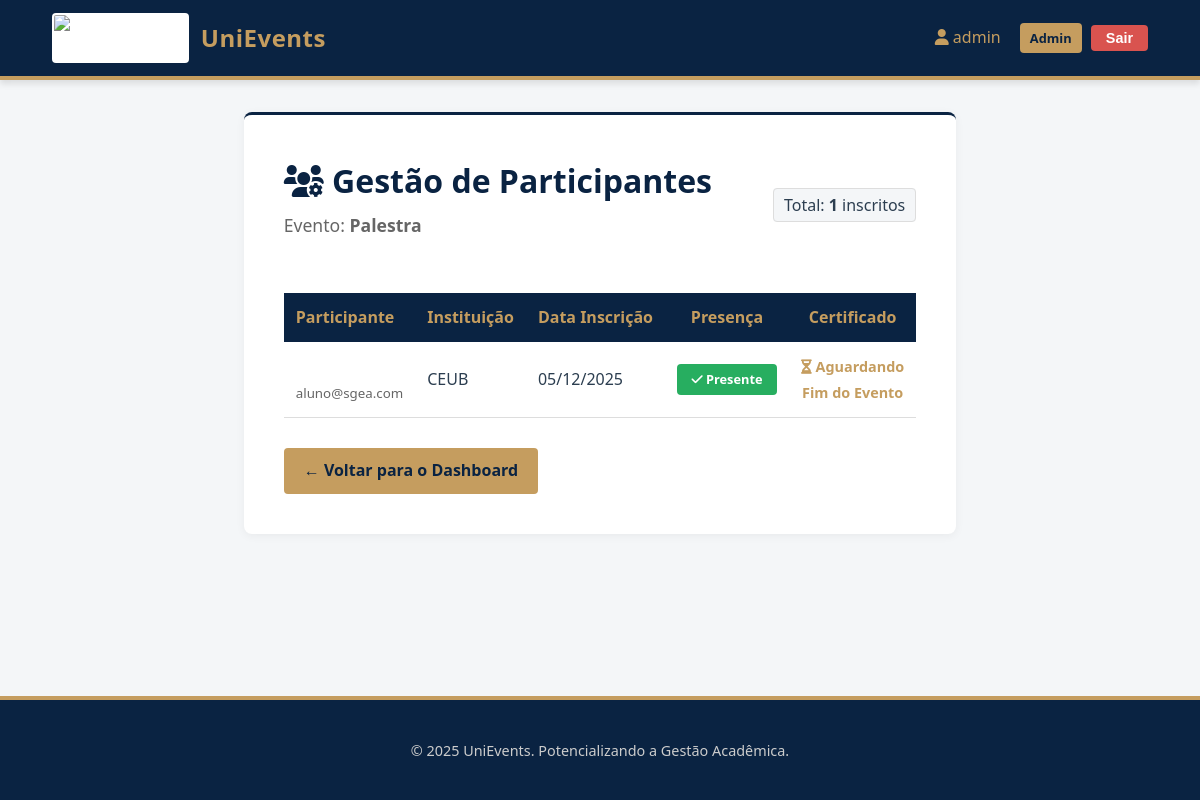
Page /evento/1/participantes/ (signed in) on the earlier database version.
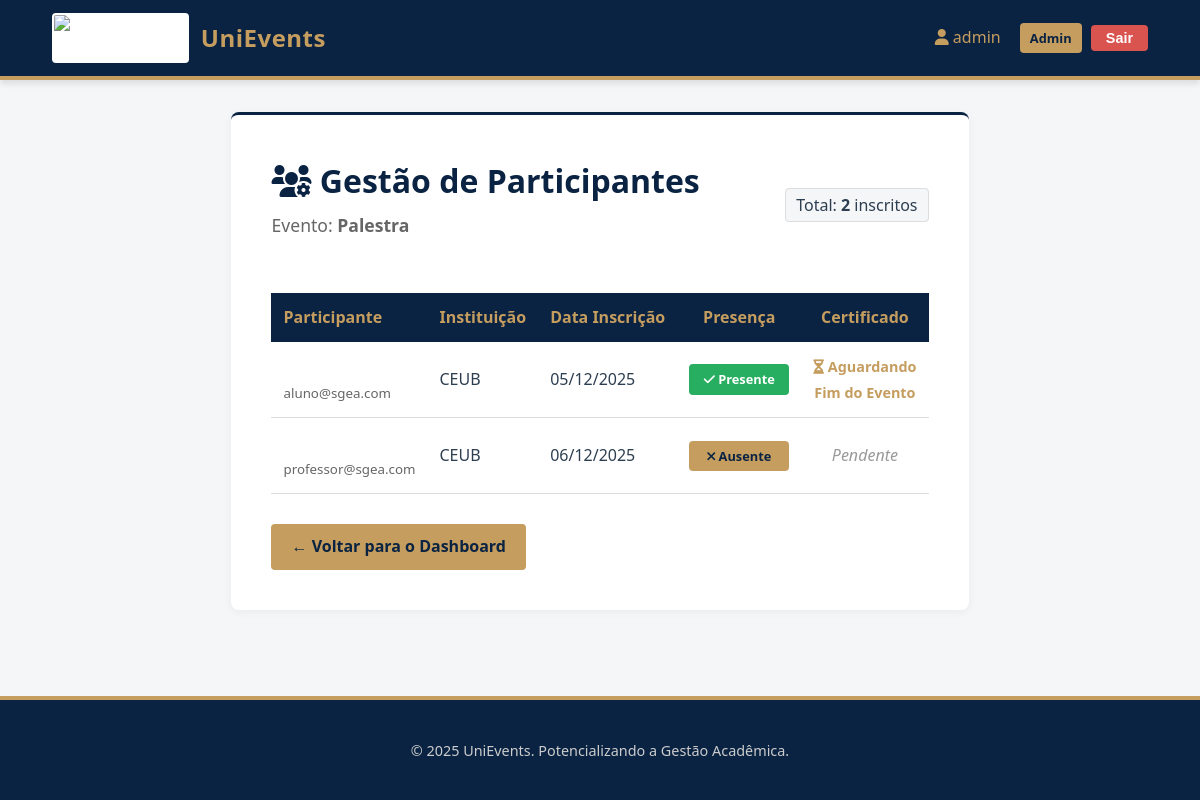
Same page on the later database version.
### sgea_app/models.py (models this page shows, shortened)
class Inscricao(models.Model):
    usuario = models.ForeignKey(settings.AUTH_USER_MODEL, on_delete=models.CASCADE, related_name="inscricoes")
    evento = models.ForeignKey(Evento, on_delete=models.CASCADE, related_name="inscricoes")
    data_inscricao = models.DateTimeField(auto_now_add=True)
    presenca = models.BooleanField(default=False, help_text="Indica se o participante esteve presente no evento.")
    class Meta:
        db_table = "inscricao"
        verbose_name = "Inscrição"
        verbose_name_plural = "Inscrições"
        unique_together = ('usuario', 'evento') # Garante que um usuário só se inscreva uma vez por evento

class Usuario(AbstractUser):
    PERFIL_CHOICES = (
        ('aluno', 'Aluno'),
        ('professor', 'Professor'),
        ('organizador', 'Organizador'),
    )
    telefone = models.CharField(max_length=15, blank=True, null=True, help_text="Telefone de contato do usuário.")
    instituicao_ensino = models.CharField(max_length=255, blank=True, null=True, help_text="Instituição de ensino (obrigatório para alunos e professores).")
    perfil = models.CharField(max_length=15, choices=PERFIL_CHOICES, default='aluno', help_text="Perfil do usuário no sistema.")
    class Meta:
        db_table = "usuario"
        verbose_name = "Usuário"
        verbose_name_plural = "Usuários"

### sgea_app/views.py (the view, shortened to what this page needs)
# urls.py: path('evento/<int:pk>/participantes/', views.gerenciar_participantes, name='gerenciar_participantes'),
@login_required
def gerenciar_participantes(request, pk):
    evento = get_object_or_404(Evento, pk=pk)
    if evento.organizador != request.user:
        return redirect('organizador_dashboard')
    inscricoes = Inscricao.objects.filter(evento=evento).select_related('usuario', 'certificado').order_by(
        'usuario__first_name')
    context = {
        'evento': evento,
        'inscricoes': inscricoes
    }
    return render(request, 'sgea_app/eventos/gerenciar_participantes.html', context)

### sgea_app/templates/sgea_app/eventos/gerenciar_participantes.html (shortened to what the changed rows need)
{% extends 'sgea_app/base.html' %}
{% block content %}
<div class="card">
    <div style="display: flex; justify-content: space-between; align-items: center; margin-bottom: 20px;">
        <div>
            <h1 style="margin-bottom: 5px;"><i class="fas fa-users-cog"></i> Gestão de Participantes</h1>
        </div>
        <div style="text-align: right;">
            <span style="background: var(--bg-color); padding: 5px 10px; border-radius: 4px; border: 1px solid #ddd;">
                Total: <strong>{{ inscricoes.count }}</strong> inscritos
            </span>
        </div>
    </div>
    {% if inscricoes %}
        <div class="table-responsive">
            <table>
                <thead>
                    <tr>
                        <th>Participante</th>
                        <th>Instituição</th>
                        <th>Data Inscrição</th>
                        <th style="text-align: center;">Presença</th>
                        <th style="text-align: center;">Certificado</th>
                    </tr>
                </thead>
                <tbody>
                    {% for inscricao in inscricoes %}
                    <tr>
                        <td>
                            <strong>{{ inscricao.usuario.first_name }} {{ inscricao.usuario.last_name }}</strong><br>
                            <small style="color: #666;">{{ inscricao.usuario.email }}</small>
                        </td>
                        <td>{{ inscricao.usuario.instituicao_ensino|default:"-" }}</td>
                        <td>{{ inscricao.data_inscricao|date:"d/m/Y" }}</td>
                        <td style="text-align: center;">
                            {% if inscricao.certificado %}
                                <span style="color: var(--success); font-weight: bold;">
                                    <i class="fas fa-check-double"></i> Confirmada
                                </span>
                            {% else %}
                                <a href="{% url 'marcar_presenca' inscricao.pk %}"
                                   class="btn {% if inscricao.presenca %}btn-success{% else %}btn-secondary{% endif %}"
                                   style="padding: 5px 10px; font-size: 0.8rem; width: 100px;">
                                    {% if inscricao.presenca %}
                                        <i class="fas fa-check"></i> Presente
                                    {% else %}
                                        <i class="fas fa-times"></i> Ausente
                                    {% endif %}
                                </a>
                            {% endif %}
                        </td>
                        <td style="text-align: center;">
                            {% if inscricao.certificado %}
                                <div style="color: var(--success);">
                                    <i class="fas fa-certificate"></i> Emitido<br>
                                    <small style="font-family: monospace;">{{ inscricao.certificado.codigo_validacao }}</small>
                                </div>
                            {% else %}
                                {% if inscricao.presenca %}
                                    <span style="color: var(--secondary-color); font-weight: bold; font-size: 0.9rem;">
                                        <i class="fas fa-hourglass-half"></i> Aguardando<br>Fim do Evento
                                    </span>
                                {% else %}
                                    <span style="color: #999; font-style: italic;">Pendente</span>
                                {% endif %}
                            {% endif %}
                        </td>
                    </tr>
                    {% endfor %}
                </tbody>
            </table>
        </div>
    {% else %}
        <div style="text-align: center; padding: 40px; background: #f9f9f9; border-radius: 8px;">
            <p style="color: #666; font-size: 1.2rem;">Nenhum participante se inscreveu neste evento ainda.</p>
        </div>
    {% endif %}
</div>
{% endblock %}

Differences in the rows shown:
added Inscricao: usuario.email "professor@sgea.com", usuario.instituicao_ensino "CEUB", data_inscricao "06/12/2025", presenca False (drawn)
Other differences:
{{ inscricoes.count }}: "1" → "2"
